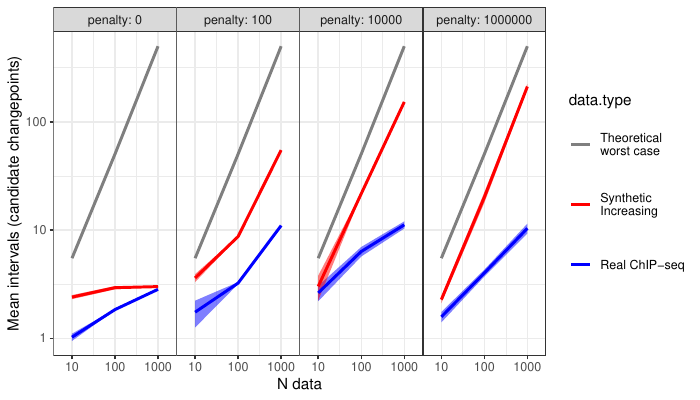

Recreate this plot in R.
data(Mono27ac, package="PeakSegDisk", envir=environment())
library(data.table)
loss.list <- list()
N.data.vec <- 10^seq(1, 3)
for(penalty in c(0, 1e2, 1e4, 1e6)){
  for(N.data in N.data.vec){
    Mono27ac$coverage[, real := count]
    Mono27ac$coverage[, synthetic := 1:.N]
    for(short.type in c("real", "synthetic")){
      some.cov <- data.table(Mono27ac$coverage)
      some.cov$count <- some.cov[[short.type]]
      for(offset in 0:9){
        df <- some.cov[(1:N.data)+offset, .(chrom, chromStart, chromEnd, count)]
        fit <- PeakSegDisk::PeakSegFPOP_df(df, penalty)
        loss.list[[paste(penalty, N.data, short.type, offset)]] <- data.table(
          N.data,
          offset,
          short.type,
          fit$loss)
      }
    }
  }
}
(loss <- do.call(rbind, loss.list))[, .(
  penalty, short.type, N.data,
  mean.intervals, max.intervals,
  megabytes, seconds)][order(penalty, short.type, N.data)]

(worst.dt <- data.table(
  N.data=N.data.vec,
  short.type="theoretical",
  mean.intervals=(N.data.vec+1)/2))
measured.dt <- loss[, .(
  mean=mean(mean.intervals),
  sd=sd(mean.intervals),
  count=.N
), by=.(penalty, short.type, N.data)]

library(ggplot2)
one <- function(short.type, data.type, color){
  data.table(short.type, data.type, color)
}
type.dt <- rbind(
  one("theoretical", "Theoretical\nworst case", "grey50"),
  one("synthetic", "Synthetic\nIncreasing", "red"),
  one("real", "Real ChIP-seq", "blue"))
measured.types <- type.dt[measured.dt, on=list(short.type)]
worst.types <- type.dt[worst.dt, on=list(short.type)]
(type.colors <- type.dt[, structure(color, names=data.type)])
gg <- ggplot()+
  guides(
    color=guide_legend(keyheight=3)
  )+
  geom_blank(aes(
    N.data, 1),
    data=data.table(N.data=c(5, 2000)))+
  theme_bw()+
  theme(panel.spacing=grid::unit(0, "lines"))+
  facet_grid(. ~ penalty, labeller=label_both)+
  geom_line(aes(
    N.data, mean.intervals, color=data.type),
    size=1,
    data=worst.types)+
  scale_color_manual(
    values=type.colors,
    breaks=names(type.colors))+
  scale_fill_manual(
    values=type.colors,
    guide=FALSE,
    breaks=names(type.colors))+
  geom_ribbon(aes(
    N.data, ymin=mean-sd, ymax=mean+sd, fill=data.type),
    alpha=0.5,
    data=measured.types)+
  geom_line(aes(
    N.data, mean, color=data.type),
    size=1,
    data=measured.types)+
  scale_x_log10("N data")+
  scale_y_log10("Mean intervals (candidate changepoints)")
pdf("figure-worst-case.pdf", width=7, height=4)
print(gg)
dev.off()
